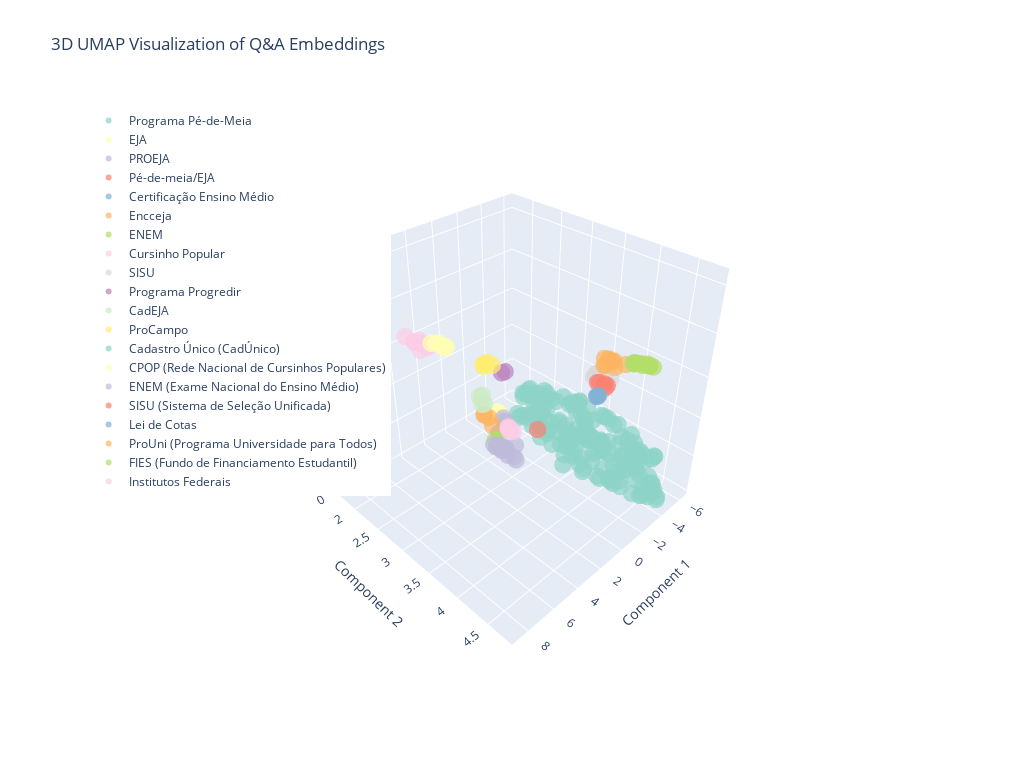

The notebook cell this image was saved under:
### Code cell
create_3d_plot(embeddings_3d_umap, embeddings_df, "3D UMAP Visualization of Q&A Embeddings")

### Figure 1 — Plotly figure (JSON) as saved in the notebook; plotly's stock layout.template omitted (floating-point values rounded to 4 significant figures; data arrays with more than 128 entries replaced by an {"elided": "..."} marker saying what was removed)
{"data": [{"hovertemplate": "%{text}<extra></extra>", "marker": {"color": "rgb(141,211,199)", "opacity": 0.7, "size": 6}, "mode": "markers", "name": "Programa Pé-de-Meia", "text": {"elided": "145 str values"}, "type": "scatter3d", "x": {"elided": "145 float values"}, "y": {"elided": "145 float values"}, "z": {"elided": "145 float values"}}, {"hovertemplate": "%{text}<extra></extra>", "marker": {"color": "rgb(255,255,179)", "opacity": 0.7, "size": 6}, "mode": "markers", "name": "EJA", "text": ["Programa: EJA<br>Tópico: Educação de Jovens e Adultos<br>Pergunta: O que é EJA?", "Programa: EJA<br>Tópico: Educação de Jovens e Adultos<br>Pergunta: Quem pode participar do EJA?", "Programa: EJA<br>Tópico: Educação de Jovens e Adultos<br>Pergunta: Como funciona o EJA?", "Programa: EJA<br>Tópico: Educação de Jovens e Adultos<br>Pergunta: Onde encontrar o EJA?"], "type": "scatter3d", "x": [-2.246, -2.323, -2.183, -2.169], "y": [2.206, 2.251, 2.309, 2.313], "z": [1.255, 1.239, 1.198, 1.161]}, {"hovertemplate": "%{text}<extra></extra>", "marker": {"color": "rgb(190,186,218)", "opacity": 0.7, "size": 6}, "mode": "markers", "name": "PROEJA", "text": ["Programa: PROEJA<br>Tópico: Educação de Jovens e Adultos<br>Pergunta: Como o EJA pode me preparar para o mercado de trabalho?", "Programa: PROEJA<br>Tópico: Educação de Jovens e Adultos<br>Pergunta: Quais são as instituições que ofertam os cursos?", "Programa: PROEJA<br>Tópico: Educação de Jovens e Adultos<br>Pergunta: Como é feita a seleção para os cursos Proeja?", "Programa: PROEJA<br>Tópico: Educação de Jovens e Adultos<br>Pergunta: Eu já concluí o ensino médio, posso cursar o Proeja ?"], "type": "scatter3d", "x": [-2.006, -1.153, -1.462, -1.41], "y": [2.404, 2.636, 2.528, 2.629], "z": [1.311, 1.781, 1.572, 1.433]}, {"hovertemplate": "%{text}<extra></extra>", "marker": {"color": "rgb(251,128,114)", "opacity": 0.7, "size": 6}, "mode": "markers", "name": "Pé-de-meia/EJA", "text": ["Programa: Pé-de-meia/EJA<br>Tópico: Educação de Jovens e Adultos<br>Pergunta: Alunos da EJA têm direito ao recebimento do Pé de Meia?"], "type": "scatter3d", "x": [-3.118], "y": [2.854], "z": [1.045]}, {"hovertemplate": "%{text}<extra></extra>", "marker": {"color": "rgb(128,177,211)", "opacity": 0.7, "size": 6}, "mode": "markers", "name": "Certificação Ensino Médio", "text": ["Programa: Certificação Ensino Médio<br>Tópico: Educação Básica<br>Pergunta: Como ter acesso a certificação do ensino médio?"], "type": "scatter3d", "x": [-1.287], "y": [2.463], "z": [0.7842]}, {"hovertemplate": "%{text}<extra></extra>", "marker": {"color": "rgb(253,180,98)", "opacity": 0.7, "size": 6}, "mode": "markers", "name": "Encceja", "text": ["Programa: Encceja<br>Tópico: Educação Básica<br>Pergunta: O que é Encceja?", "Programa: Encceja<br>Tópico: Educação Básica<br>Pergunta: Para que serve o Encceja?", "Programa: Encceja<br>Tópico: Educação Básica<br>Pergunta: Como obter o certificado de conclusão da educação básica através do Encceja?", "Programa: Encceja<br>Tópico: Educação Básica<br>Pergunta: Onde e quando acontecem as inscrições e provas?"], "type": "scatter3d", "x": [-1.702, -1.649, -1.411, -1.527], "y": [2.073, 2.181, 2.314, 2.114], "z": [1.057, 1.076, 0.906, 1.144]}, {"hovertemplate": "%{text}<extra></extra>", "marker": {"color": "rgb(179,222,105)", "opacity": 0.7, "size": 6}, "mode": "markers", "name": "ENEM", "text": ["Programa: ENEM<br>Tópico: Educação Básica<br>Pergunta: Como obter o certificado do Ensino Médio através do ENEM?", "Programa: ENEM<br>Tópico: Educação Básica<br>Pergunta: Conseguir alcançar a pontuação necessária para o certificado, como posso emiti-lo?"], "type": "scatter3d", "x": [-1.083, -0.9913], "y": [2.511, 2.452], "z": [0.5452, 0.4822]}, {"hovertemplate": "%{text}<extra></extra>", "marker": {"color": "rgb(252,205,229)", "opacity": 0.7, "size": 6}, "mode": "markers", "name": "Cursinho Popular", "text": ["Programa: Cursinho Popular<br>Tópico: Educação Básica<br>Pergunta: O que é o CPOP?", "Programa: Cursinho Popular<br>Tópico: Educação Básica<br>Pergunta: O que a CPOP fornece para os alunos de cursinhos populares?", "Programa: Cursinho Popular<br>Tópico: Educação Básica<br>Pergunta: Quem pode ser estudante do CPOP?", "Programa: Cursinho Popular<br>Tópico: Educação Básica<br>Pergunta: Quanto é a bolsa para o estudante do cursinho popular selecionado?", "Programa: Cursinho Popular<br>Tópico: Preparação para acesso ao Ensino Superior<br>Pergunta: O que é um Cursinho Popular?", "Programa: Cursinho Popular<br>Tópico: Preparação para acesso ao Ensino Superior<br>Pergunta: Quem tem direito a fazer Cursinho Popular?", "Programa: Cursinho Popular<br>Tópico: Preparação para acesso ao Ensino Superior<br>Pergunta: Por que o Cursinho Popular é importante?", "Programa: Cursinho Popular<br>Tópico: Preparação para acesso ao Ensino Superior<br>Pergunta: Quando é possível se inscrever no Cursinho Popular?", "Programa: Cursinho Popular<br>Tópico: Preparação para acesso ao Ensino Superior<br>Pergunta: Como se inscrever para o Cursinho Popular?"], "type": "scatter3d", "x": [8.402, 8.423, 8.488, 8.729, 8.588, 8.678, 8.67, 8.532, 8.647], "y": [3.597, 3.478, 3.518, 3.352, 3.46, 3.561, 3.558, 3.667, 3.454], "z": [10.01, 10.12, 10.08, 10.16, 10.06, 10.21, 9.933, 10.25, 10.11]}, {"hovertemplate": "%{text}<extra></extra>", "marker": {"color": "rgb(217,217,217)", "opacity": 0.7, "size": 6}, "mode": "markers", "name": "SISU", "text": ["Programa: SISU<br>Tópico: Acesso ao Ensino Superior<br>Pergunta: O que é o SISU?", "Programa: SISU<br>Tópico: Acesso ao Ensino Superior<br>Pergunta: Quem pode se inscrever no SISU?", "Programa: SISU<br>Tópico: Acesso ao Ensino Superior<br>Pergunta: Posso escolher qual semestre irei cursar?", "Programa: SISU<br>Tópico: Acesso ao Ensino Superior<br>Pergunta: O candidato que participou do Sisu em edições anteriores e foi selecionado pode concorrer nesta edição?", "Programa: SISU<br>Tópico: Acesso ao Ensino Superior<br>Pergunta: O candidato matriculado em instituição de educação superior pode concorrer no processo seletivo desta edição do Sisu?", "Programa: SISU<br>Tópico: Acesso ao Ensino Superior<br>Pergunta: É cobrada alguma taxa para a realização da inscrição?", "Programa: SISU<br>Tópico: Acesso ao Ensino Superior<br>Pergunta: Quais os documentos necessários para fazer a inscrição no Sisu?"], "type": "scatter3d", "x": [-2.44, -2.544, -2.6, -2.428, -2.523, -2.565, -2.652], "y": [3.988, 3.995, 4.084, 3.883, 3.875, 3.835, 3.878], "z": [5.683, 5.924, 6.042, 5.907, 5.971, 5.739, 5.966]}, {"hovertemplate": "%{text}<extra></extra>", "marker": {"color": "rgb(188,128,189)", "opacity": 0.7, "size": 6}, "mode": "markers", "name": "Programa Progredir", "text": ["Programa: Programa Progredir<br>Tópico: Acesso a emprego<br>Pergunta: O que é o Programa Progredir?", "Programa: Programa Progredir<br>Tópico: Acesso a emprego<br>Pergunta: Quem pode participar do Programa Progredir?"], "type": "scatter3d", "x": [-4.004, -3.819], "y": [2.029, 1.992], "z": [2.704, 2.645]}, {"hovertemplate": "%{text}<extra></extra>", "marker": {"color": "rgb(204,235,197)", "opacity": 0.7, "size": 6}, "mode": "markers", "name": "CadEJA", "text": ["Programa: CadEJA<br>Tópico: Preparação para acesso ao Ensino Superior<br>Pergunta: O que é o CadEJA?", "Programa: CadEJA<br>Tópico: Preparação para acesso ao Ensino Superior<br>Pergunta: Quem tem direito a acessar o CADEJA?", "Programa: CadEJA<br>Tópico: Preparação para acesso ao Ensino Superior<br>Pergunta: Por que o CADEJA é importante?", "Programa: CadEJA<br>Tópico: Preparação para acesso ao Ensino Superior<br>Pergunta: Quando é possível se inscrever no CADEJA?", "Programa: CadEJA<br>Tópico: Preparação para acesso ao Ensino Superior<br>Pergunta: Como se inscrever no CadEJA?"], "type": "scatter3d", "x": [-2.119, -2.279, -2.157, -2.184, -1.982], "y": [2.0, 1.914, 1.932, 1.874, 1.974], "z": [1.41, 1.729, 1.581, 1.607, 1.369]}, {"hovertemplate": "%{text}<extra></extra>", "marker": {"color": "rgb(255,237,111)", "opacity": 0.7, "size": 6}, "mode": "markers", "name": "ProCampo", "text": ["Programa: ProCampo<br>Tópico: Formação de professores<br>Pergunta: O que é o ProCampo?", "Programa: ProCampo<br>Tópico: Formação de professores<br>Pergunta: Quem tem direito a fazer ProCampo?", "Programa: ProCampo<br>Tópico: Formação de professores<br>Pergunta: Por que o ProCampo é importante?", "Programa: ProCampo<br>Tópico: Formação de professores<br>Pergunta: Quando é possível se inscrever no ProCampo?", "Programa: ProCampo<br>Tópico: Formação de professores<br>Pergunta: Como se inscrever para o ProCampo?"], "type": "scatter3d", "x": [-3.508, -3.434, -3.444, -3.362, -3.342], "y": [1.76, 1.775, 1.886, 1.712, 1.714], "z": [2.979, 2.914, 3.027, 2.863, 2.738]}, {"hovertemplate": "%{text}<extra></extra>", "marker": {"color": "rgb(141,211,199)", "opacity": 0.7, "size": 6}, "mode": "markers", "name": "Cadastro Único (CadÚnico)", "text": ["Programa: Cadastro Único (CadÚnico)<br>Tópico: Educação Básica<br>Pergunta: O que é o Cadastro Único (CadÚnico)?", "Programa: Cadastro Único (CadÚnico)<br>Tópico: Educação Básica<br>Pergunta: Por que o Cadastro Único é importante para um estudante?", "Programa: Cadastro Único (CadÚnico)<br>Tópico: Educação Básica<br>Pergunta: Como minha família se inscreve no Cadastro Único?"], "type": "scatter3d", "x": [-4.096, -4.061, -3.935], "y": [4.631, 4.625, 4.614], "z": [2.563, 2.593, 2.458]}, {"hovertemplate": "%{text}<extra></extra>", "marker": {"color": "rgb(255,255,179)", "opacity": 0.7, "size": 6}, "mode": "markers", "name": "CPOP (Rede Nacional de Cursinhos Populares)", "text": ["Programa: CPOP (Rede Nacional de Cursinhos Populares)<br>Tópico: Acesso ao Ensino Superior<br>Pergunta: O que é um cursinho popular?", "Programa: CPOP (Rede Nacional de Cursinhos Populares)<br>Tópico: Acesso ao Ensino Superior<br>Pergunta: O que é a Rede Nacional de Cursinhos Populares (CPOP)?", "Programa: CPOP (Rede Nacional de Cursinhos Populares)<br>Tópico: Acesso ao Ensino Superior<br>Pergunta: Como um cursinho entra para a CPOP?", "Programa: CPOP (Rede Nacional de Cursinhos Populares)<br>Tópico: Acesso ao Ensino Superior<br>Pergunta: Como sei os cursinhos populares que fazem parte da CPOP?", "Programa: CPOP (Rede Nacional de Cursinhos Populares)<br>Tópico: Acesso ao Ensino Superior<br>Pergunta: Sou aluno e quero participar de um cursinho da CPOP?", "Programa: CPOP (Rede Nacional de Cursinhos Populares)<br>Tópico: Acesso ao Ensino Superior<br>Pergunta: Os alunos de cursinhos da CPOP recebem algum apoio?"], "type": "scatter3d", "x": [8.273, 8.197, 8.286, 8.248, 8.375, 8.196], "y": [3.789, 3.796, 3.621, 3.728, 3.712, 3.821], "z": [10.29, 10.23, 10.18, 10.33, 10.32, 10.31]}, {"hovertemplate": "%{text}<extra></extra>", "marker": {"color": "rgb(190,186,218)", "opacity": 0.7, "size": 6}, "mode": "markers", "name": "ENEM (Exame Nacional do Ensino Médio)", "text": ["Programa: ENEM (Exame Nacional do Ensino Médio)<br>Tópico: Acesso ao Ensino Superior<br>Pergunta: O que é o ENEM?", "Programa: ENEM (Exame Nacional do Ensino Médio)<br>Tópico: Acesso ao Ensino Superior<br>Pergunta: Para que serve a nota do ENEM?", "Programa: ENEM (Exame Nacional do Ensino Médio)<br>Tópico: Acesso ao Ensino Superior<br>Pergunta: Quem pode fazer a prova do ENEM?", "Programa: ENEM (Exame Nacional do Ensino Médio)<br>Tópico: Acesso ao Ensino Superior<br>Pergunta: Como faço para me inscrever no ENEM?", "Programa: ENEM (Exame Nacional do Ensino Médio)<br>Tópico: Acesso ao Ensino Superior<br>Pergunta: Preciso pagar para fazer o ENEM?", "Programa: ENEM (Exame Nacional do Ensino Médio)<br>Tópico: Acesso ao Ensino Superior<br>Pergunta: Existe isenção da taxa de inscrição do ENEM?", "Programa: ENEM (Exame Nacional do Ensino Médio)<br>Tópico: Acesso ao Ensino Superior<br>Pergunta: Se eu conseguir a isenção da taxa, minha inscrição no ENEM está garantida?", "Programa: ENEM (Exame Nacional do Ensino Médio)<br>Tópico: Acesso ao Ensino Superior<br>Pergunta: Sou aluno de escola pública, minha inscrição no ENEM é automática?", "Programa: ENEM (Exame Nacional do Ensino Médio)<br>Tópico: Acesso ao Ensino Superior<br>Pergunta: Como são as provas do ENEM?", "Programa: ENEM (Exame Nacional do Ensino Médio)<br>Tópico: Acesso ao Ensino Superior<br>Pergunta: Posso usar minha nota do ENEM para estudar fora do Brasil?", "Programa: ENEM (Exame Nacional do Ensino Médio)<br>Tópico: Acesso ao Ensino Superior<br>Pergunta: Não consegui fazer a prova em um dos dias. Posso refazer?", "Programa: ENEM (Exame Nacional do Ensino Médio)<br>Tópico: Acesso ao Ensino Superior<br>Pergunta: O ENEM tem prazo de validade?", "Programa: ENEM (Exame Nacional do Ensino Médio)<br>Tópico: Acesso ao Ensino Superior<br>Pergunta: O que é o programa \"Pé-de-Meia\" e qual a relação com o ENEM?"], "type": "scatter3d", "x": [-1.119, -1.005, -0.7699, -0.8449, -0.9394, -0.9131, -0.7514, -0.7674, -1.047, -0.9284, -0.7718, -0.9965, -1.678], "y": [2.525, 2.666, 2.516, 2.513, 2.715, 2.878, 2.872, 2.641, 2.546, 2.679, 2.465, 2.576, 2.71], "z": [0.2024, 0.3632, 0.2517, 0.2547, 0.07433, 0.1351, 0.3745, 0.3278, 0.2755, 0.3546, 0.3067, 0.08276, 0.3898]}, {"hovertemplate": "%{text}<extra></extra>", "marker": {"color": "rgb(251,128,114)", "opacity": 0.7, "size": 6}, "mode": "markers", "name": "SISU (Sistema de Seleção Unificada)", "text": ["Programa: SISU (Sistema de Seleção Unificada)<br>Tópico: Acesso ao Ensino Superior<br>Pergunta: O que é o SISU?", "Programa: SISU (Sistema de Seleção Unificada)<br>Tópico: Acesso ao Ensino Superior<br>Pergunta: Quem pode se inscrever no SISU?", "Programa: SISU (Sistema de Seleção Unificada)<br>Tópico: Acesso ao Ensino Superior<br>Pergunta: Como funciona a inscrição no SISU?", "Programa: SISU (Sistema de Seleção Unificada)<br>Tópico: Acesso ao Ensino Superior<br>Pergunta: O que é a \"nota de corte\" do SISU?", "Programa: SISU (Sistema de Seleção Unificada)<br>Tópico: Acesso ao Ensino Superior<br>Pergunta: E se eu não for aprovado na chamada regular do SISU?"], "type": "scatter3d", "x": [-2.435, -2.427, -2.435, -2.493, -2.422], "y": [4.043, 4.03, 3.921, 3.94, 4.068], "z": [5.592, 5.76, 5.661, 5.674, 5.758]}, {"hovertemplate": "%{text}<extra></extra>", "marker": {"color": "rgb(128,177,211)", "opacity": 0.7, "size": 6}, "mode": "markers", "name": "Lei de Cotas", "text": ["Programa: Lei de Cotas<br>Tópico: Acesso ao Ensino Superior<br>Pergunta: O que é o sistema de cotas?", "Programa: Lei de Cotas<br>Tópico: Acesso ao Ensino Superior<br>Pergunta: Como saber se tenho direito às cotas?", "Programa: Lei de Cotas<br>Tópico: Acesso ao Ensino Superior<br>Pergunta: Onde indico que quero concorrer pelas cotas?"], "type": "scatter3d", "x": [-2.585, -2.659, -2.684], "y": [3.93, 3.889, 3.9], "z": [4.985, 4.851, 4.85]}, {"hovertemplate": "%{text}<extra></extra>", "marker": {"color": "rgb(253,180,98)", "opacity": 0.7, "size": 6}, "mode": "markers", "name": "ProUni (Programa Universidade para Todos)", "text": ["Programa: ProUni (Programa Universidade para Todos)<br>Tópico: Acesso ao Ensino Superior<br>Pergunta: O que é o ProUni?", "Programa: ProUni (Programa Universidade para Todos)<br>Tópico: Acesso ao Ensino Superior<br>Pergunta: Quem pode se inscrever no ProUni?", "Programa: ProUni (Programa Universidade para Todos)<br>Tópico: Acesso ao Ensino Superior<br>Pergunta: Qual o critério de renda para o ProUni?", "Programa: ProUni (Programa Universidade para Todos)<br>Tópico: Acesso ao Ensino Superior<br>Pergunta: Fui pré-selecionado no ProUni, isso garante minha bolsa?", "Programa: ProUni (Programa Universidade para Todos)<br>Tópico: Acesso ao Ensino Superior<br>Pergunta: Consegui uma bolsa de 50% do ProUni, mas não posso pagar o resto. O que faço?", "Programa: ProUni (Programa Universidade para Todos)<br>Tópico: Acesso ao Ensino Superior<br>Pergunta: Posso escolher qualquer curso no ProUni?", "Programa: ProUni (Programa Universidade para Todos)<br>Tópico: Acesso ao Ensino Superior<br>Pergunta: Posso me inscrever no ProUni e no Fies ao mesmo tempo?", "Programa: ProUni (Programa Universidade para Todos)<br>Tópico: Acesso ao Ensino Superior<br>Pergunta: E se eu perder o prazo de comprovação de documentos?", "Programa: ProUni (Programa Universidade para Todos)<br>Tópico: Acesso ao Ensino Superior<br>Pergunta: Quem já tem diploma pode participar do ProUni?"], "type": "scatter3d", "x": [-2.627, -2.603, -2.741, -2.657, -2.694, -2.511, -2.401, -2.603, -2.593], "y": [4.088, 3.972, 3.948, 4.037, 4.014, 4.137, 4.295, 4.105, 3.987], "z": [6.794, 6.478, 6.735, 6.82, 6.822, 6.67, 7.083, 6.891, 6.53]}, {"hovertemplate": "%{text}<extra></extra>", "marker": {"color": "rgb(179,222,105)", "opacity": 0.7, "size": 6}, "mode": "markers", "name": "FIES (Fundo de Financiamento Estudantil)", "text": ["Programa: FIES (Fundo de Financiamento Estudantil)<br>Tópico: Acesso ao Ensino Superior<br>Pergunta: O que é o FIES?", "Programa: FIES (Fundo de Financiamento Estudantil)<br>Tópico: Acesso ao Ensino Superior<br>Pergunta: Qual a diferença entre FIES e ProUni?", "Programa: FIES (Fundo de Financiamento Estudantil)<br>Tópico: Acesso ao Ensino Superior<br>Pergunta: Quais os requisitos para pedir o FIES?", "Programa: FIES (Fundo de Financiamento Estudantil)<br>Tópico: Acesso ao Ensino Superior<br>Pergunta: Como funciona o processo para conseguir o FIES?", "Programa: FIES (Fundo de Financiamento Estudantil)<br>Tópico: Acesso ao Ensino Superior<br>Pergunta: Posso me inscrever no Fies e no Prouni ao mesmo tempo?", "Programa: FIES (Fundo de Financiamento Estudantil)<br>Tópico: Acesso ao Ensino Superior<br>Pergunta: Posso financiar qualquer curso no Fies?", "Programa: FIES (Fundo de Financiamento Estudantil)<br>Tópico: Acesso ao Ensino Superior<br>Pergunta: Preciso ter fiador para o Fies?", "Programa: FIES (Fundo de Financiamento Estudantil)<br>Tópico: Acesso ao Ensino Superior<br>Pergunta: Como funcionam os pagamentos durante o curso?", "Programa: FIES (Fundo de Financiamento Estudantil)<br>Tópico: Acesso ao Ensino Superior<br>Pergunta: E se eu perder o prazo de comprovação de documentos?", "Programa: FIES (Fundo de Financiamento Estudantil)<br>Tópico: Acesso ao Ensino Superior<br>Pergunta: Posso adiantar parcelas do Fies?", "Programa: FIES (Fundo de Financiamento Estudantil)<br>Tópico: Acesso ao Ensino Superior<br>Pergunta: E se eu desistir do curso?", "Programa: FIES (Fundo de Financiamento Estudantil)<br>Tópico: Acesso ao Ensino Superior<br>Pergunta: Tabela Comparativa: SISU, ProUni e FIES"], "type": "scatter3d", "x": [-2.255, -2.369, -2.131, -2.103, -2.236, -2.117, -2.13, -2.123, -2.178, -2.041, -2.176, -2.345], "y": [4.498, 4.397, 4.625, 4.485, 4.427, 4.604, 4.646, 4.449, 4.637, 4.612, 4.682, 4.527], "z": [7.488, 7.306, 7.627, 7.511, 7.367, 7.632, 7.671, 7.502, 7.611, 7.714, 7.638, 7.417]}, {"hovertemplate": "%{text}<extra></extra>", "marker": {"color": "rgb(252,205,229)", "opacity": 0.7, "size": 6}, "mode": "markers", "name": "Institutos Federais", "text": ["Programa: Institutos Federais<br>Tópico: Formação técnica<br>Pergunta: Posso fazer um curso técnico depois do ensino médio?", "Programa: Institutos Federais<br>Tópico: Formação técnica<br>Pergunta: Onde encontro cursos técnicos gratuitos perto de mim?", "Programa: Institutos Federais<br>Tópico: Formação técnica<br>Pergunta: Posso fazer um curso técnico sem ter feito o Enem?", "Programa: Institutos Federais<br>Tópico: Formação técnica<br>Pergunta: Quanto tempo dura um curso técnico?", "Programa: Institutos Federais<br>Tópico: Formação técnica<br>Pergunta: Que áreas de cursos técnicos posso fazer?", "Programa: Institutos Federais<br>Tópico: Formação técnica<br>Pergunta: Existe bolsa ou ajuda de custo para quem faz curso técnico?"], "type": "scatter3d", "x": [-0.4132, -0.5133, -0.4459, -0.4427, -0.5411, -0.5315], "y": [2.922, 2.818, 2.851, 2.821, 2.806, 2.846], "z": [2.072, 2.018, 1.927, 2.065, 2.085, 2.019]}], "layout": {"height": 768, "legend": {"x": 0.01, "xanchor": "left", "y": 0.99, "yanchor": "top"}, "scene": {"aspectmode": "auto", "aspectratio": {"x": 1, "y": 1, "z": 1}, "camera": {"eye": {"x": 1.5, "y": 1.5, "z": 1.5}}, "xaxis": {"title": {"text": "Component 1"}, "type": "linear"}, "yaxis": {"title": {"text": "Component 2"}, "type": "linear"}, "zaxis": {"title": {"text": "Component 3"}, "type": "linear"}}, "title": {"text": "3D UMAP Visualization of Q&A Embeddings"}, "width": 1024}}
